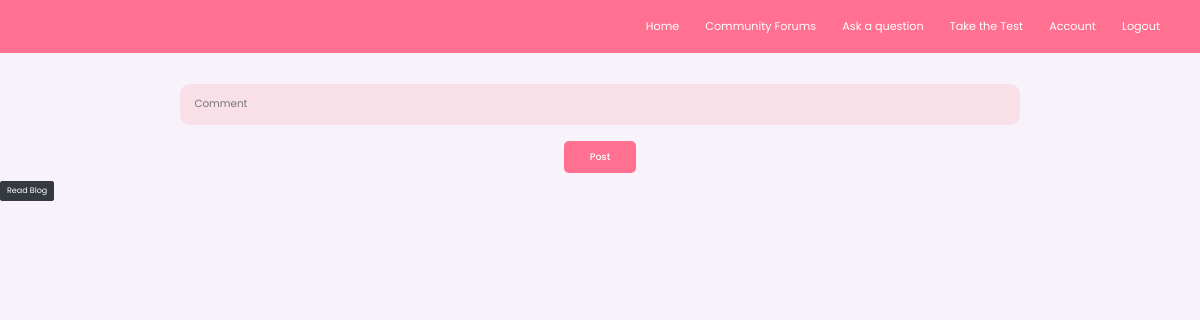
Before: /12/reply (signed in) with the older database file.
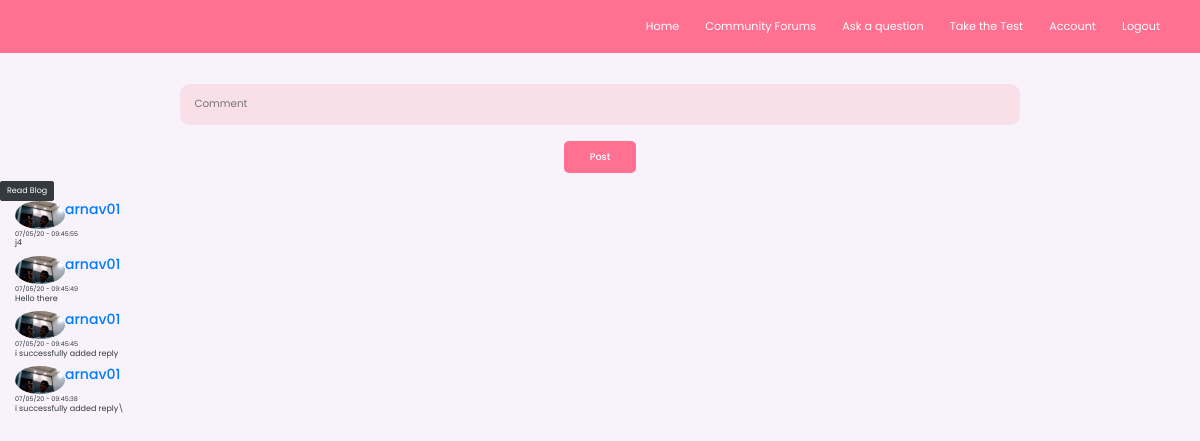
After: the same page with the newer database file.
### blogs/models.py (models this page shows, shortened)
class Reply(db.Model):
    __tablename__ = 'reply'
    id = db.Column(db.Integer,primary_key = True)
    reply = db.Column(db.String)
    time = db.Column(db.DateTime, nullable = False, default = datetime.now)
    user = db.relationship(User)
    blog = db.relationship(BlogPost)
    user_id = db.Column(db.Integer,db.ForeignKey('users.id'))
    blog_id = db.Column(db.Integer,db.ForeignKey('blogs.id'))

class User(db.Model,UserMixin):
    __tablename__ = 'users'
    id = db.Column(db.Integer,primary_key = True)
    fname = db.Column(db.String(64))
    profile_image = db.Column(db.String(64), nullable = False, default = 'Site_icon.png')
    email = db.Column(db.String(64),unique = True,index = True)
    username = db.Column(db.String(64),unique = True,index = True)
    password_hash = db.Column(db.String(128))
    reply = db.relationship('Reply' , backref = 'user_reply', lazy = 'dynamic')
    posts = db.relationship('BlogPost', backref = 'author' ,lazy = True)

### blogs/blogpost/views.py (the view, shortened to what this page needs)
@blogpost.route('/<int:blog_post_id>/reply',methods = ['GET','POST'])
@login_required
def make_reply(blog_post_id):
    form = ReplyForm()
    blog_post = BlogPost.query.filter_by(id = blog_post_id).first()
    current_blog_post_replies = Reply.query.order_by(Reply.time.desc()).filter_by(blog_id = blog_post_id)
    return render_template('reply.htm', form = form, replies = current_blog_post_replies, blog_post_id = blog_post_id)

### blogs/blogpost/forms.py
class ReplyForm(FlaskForm):
    comment = StringField('Comment', validators=[DataRequired()])
    submit = SubmitField('Post')

### blogs/models.py (called while the page is built)
@login_manager.user_loader
def load_user(user_id):
    return User.query.get(user_id)

### blogs/templates/reply.htm (shortened to what this page needs)
{%extends "base.htm"%}
{%block content%}
<br><br><br><br><br><br><br>
<div align="center">
  <form class="form-group" method="POST">
    <div class="form-group">
      {{form.comment(class = "form__input", placeholder = "Comment")}}
    </div>
    <div class="form-group">
      {{form.submit(class = "btn-primary-color")}}
    </div>
  </form>
  <div align = "left">
    <a href="{{url_for('blogpost.blog_post', blog_post_id = blog_post_id)}}" class = "btn btn-dark">Read Blog</a>
  </div>
  <div class="text-left">
    {%if replies != []%}
      {%for reply in replies%}
        <div class="container text-dark reply" >
          <div style="display:flex;">
            <a href="{{url_for('static', filename= reply.user_reply.profile_image)}}"><img src="{{url_for('static', filename= reply.user_reply.profile_image)}}" class = "rounded-circle" width = "50"></a>
            <a href="{{url_for('users.user_posts', username = reply.user_reply.username)}}"><h3>{{reply.user_reply.username}}</h3></a>
          </div>
          <small>{{reply.time.strftime('%x - %X')}}</small>
          <p>{{reply.reply}}</p>
        </div>
      {%endfor%}
    {%endif%}
  </div>
</div>
{%endblock%}

Changed rows visible on the page:
added Reply: profile_image (picture), user_reply.username "arnav01", time "07/05/20 - 09:45:55", reply "j4"
added Reply: profile_image (picture), user_reply.username "arnav01", time "07/05/20 - 09:45:49", reply "Hello there"
added Reply: profile_image (picture), user_reply.username "arnav01", time "07/05/20 - 09:45:45", reply "i successfully added reply"
added Reply: profile_image (picture), user_reply.username "arnav01", time "07/05/20 - 09:45:38", reply "i successfully added reply\\"
